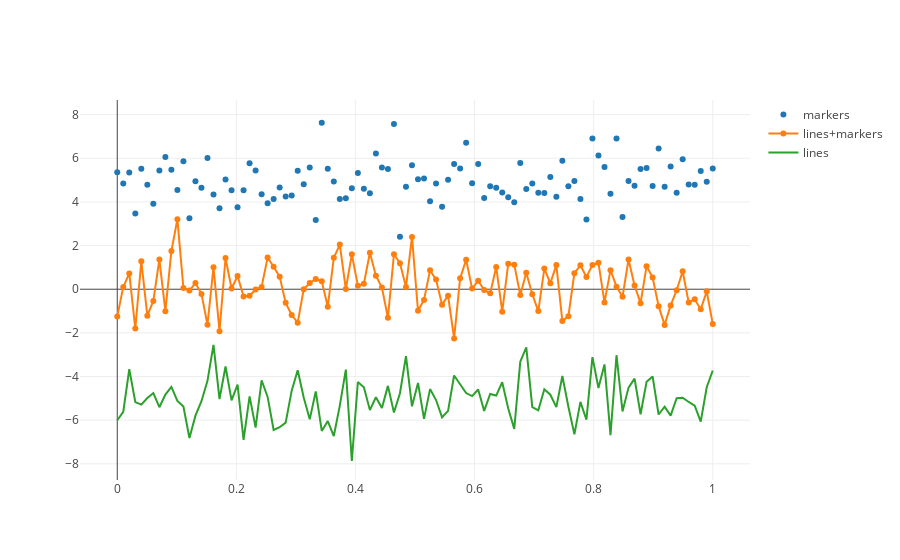

The notebook cell saved with this chart:
### Code cell
# Create random data with numpy
from plotly.offline import init_notebook_mode, iplot
init_notebook_mode(connected=True)
N = 100
random_x = np.linspace(0, 1, N)
random_y0 = np.random.randn(N)+5
random_y1 = np.random.randn(N)
random_y2 = np.random.randn(N)-5

# Create traces
trace0 = go.Scatter(
    x = random_x,
    y = random_y0,
    mode = 'markers',
    name = 'markers'
)
trace1 = go.Scatter(
    x = random_x,
    y = random_y1,
    mode = 'lines+markers',
    name = 'lines+markers'
)
trace2 = go.Scatter(
    x = random_x,
    y = random_y2,
    mode = 'lines',
    name = 'lines'
)

data = [trace0, trace1, trace2]
iplot(data, filename='scatter-mode')
